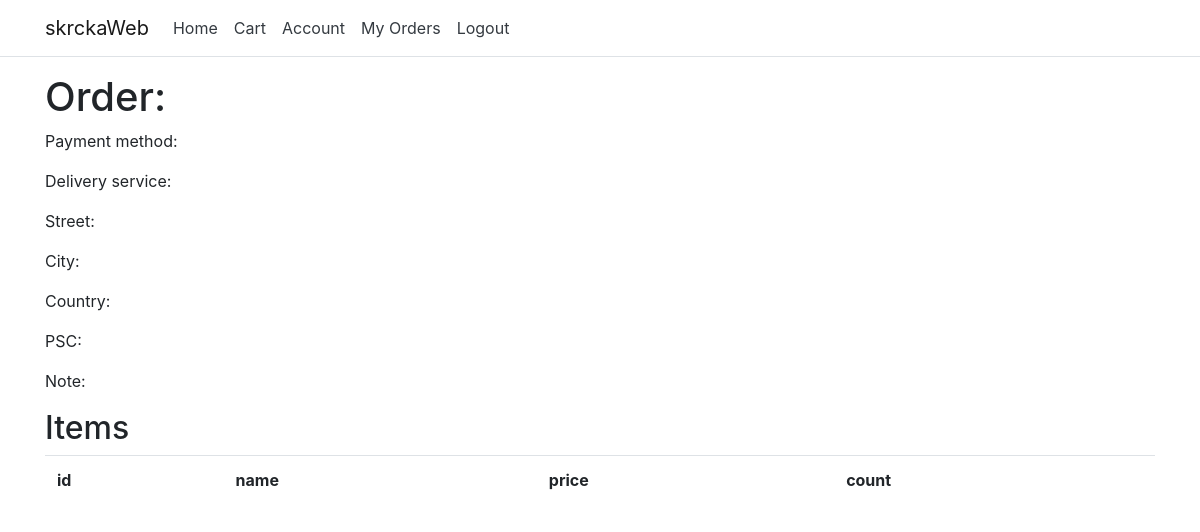
The page /shop/order_detail/3 (signed in) on the database as committed earlier.
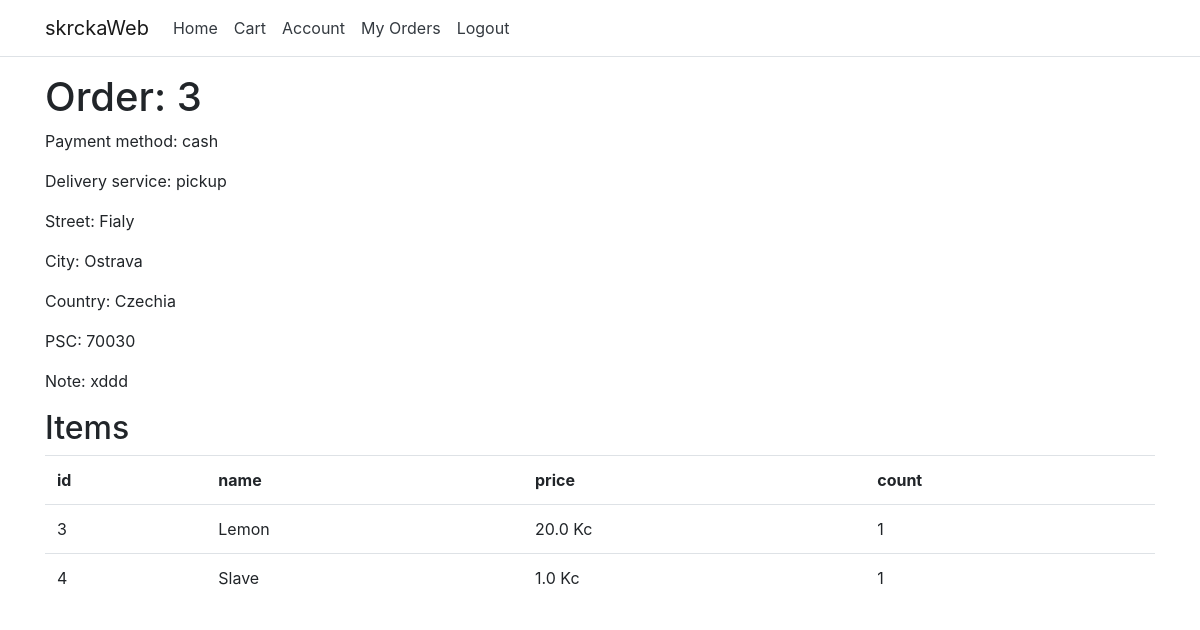
The same page on the database as committed later.
### shop/models.py (models this page shows, shortened)
class Order(models.Model):
    user = models.ForeignKey(get_user_model(), on_delete=models.CASCADE, default=0)
    payment_method = models.ForeignKey(PaymentMethod, on_delete=models.CASCADE, default=0)
    delivery_service = models.ForeignKey(DeliveryService, on_delete=models.CASCADE, default=0)
    street = models.CharField(max_length=255)
    city = models.CharField(max_length=255)
    country = models.CharField(max_length=255)
    psc = models.CharField(max_length=5)
    note = models.CharField(max_length=255)

class PaymentMethod(models.Model):
    name = models.CharField(max_length=255)
    desc = models.CharField(max_length=255)

class DeliveryService(models.Model):
    name = models.CharField(max_length=255)
    price = models.FloatField()

class OrderItem(models.Model):
    product = models.ForeignKey(Product, on_delete=models.CASCADE, default=0)
    count = models.IntegerField(default=0)
    order = models.ForeignKey(Order, on_delete=models.CASCADE, default=0)

class Product(models.Model):
    name = models.CharField(max_length=255)
    price = models.FloatField()
    stock = models.IntegerField()
    image_url = models.CharField(max_length=2083)

### shop/views.py (the view)
# urls.py: path('order_detail/<int:id>', views.order_detail, name='order_detail'),
@login_required
def order_detail(request, id):
    o = Order.objects.filter(id=id).first()
    ois = OrderItem.objects.filter(order_id=id)
    return render(request, 'order_detail.html',
                    {'o': o, 'ois': ois})

### shop/templates/order_detail.html
{% extends 'base.html' %}
{% block content %}
<h1>Order: {{ o.id }}</h1>
<p>Payment method: {{ o.payment_method.name }}</p>
<p>Delivery service: {{ o.delivery_service.name }}</p>
<p>Street: {{ o.street }}</p>
<p>City: {{ o.city }}</p>
<p>Country: {{ o.country }}</p>
<p>PSC: {{ o.psc }}</p>
<p>Note: {{ o.note }}</p>
<h2>Items</h1>
    <table class="table">
        <tr>
            <th>id</th>
            <th>name</th>
            <th>price</th>
            <th>count</th>
        </tr>
        {% for item in ois %}
        <tr>
            <td>{{ item.id }}</td>
            <td>{{ item.product.name }}</td>
            <td>{{ item.product.price }} Kc</td>
            <td>{{ item.count }}</td>
        </tr>
        {% endfor %}
    </table>
    {% endblock %}

Rows that differ between the two databases and show on the page:
added Order: id "3", payment_method.name "cash", delivery_service.name "pickup", street "Fialy", city "Ostrava", country "Czechia", psc "70030", note "xddd"
added OrderItem: id "3", product.name "Lemon", product.price "20.0", count "1"
added OrderItem: id "4", product.name "Slave", product.price "1.0", count "1"
